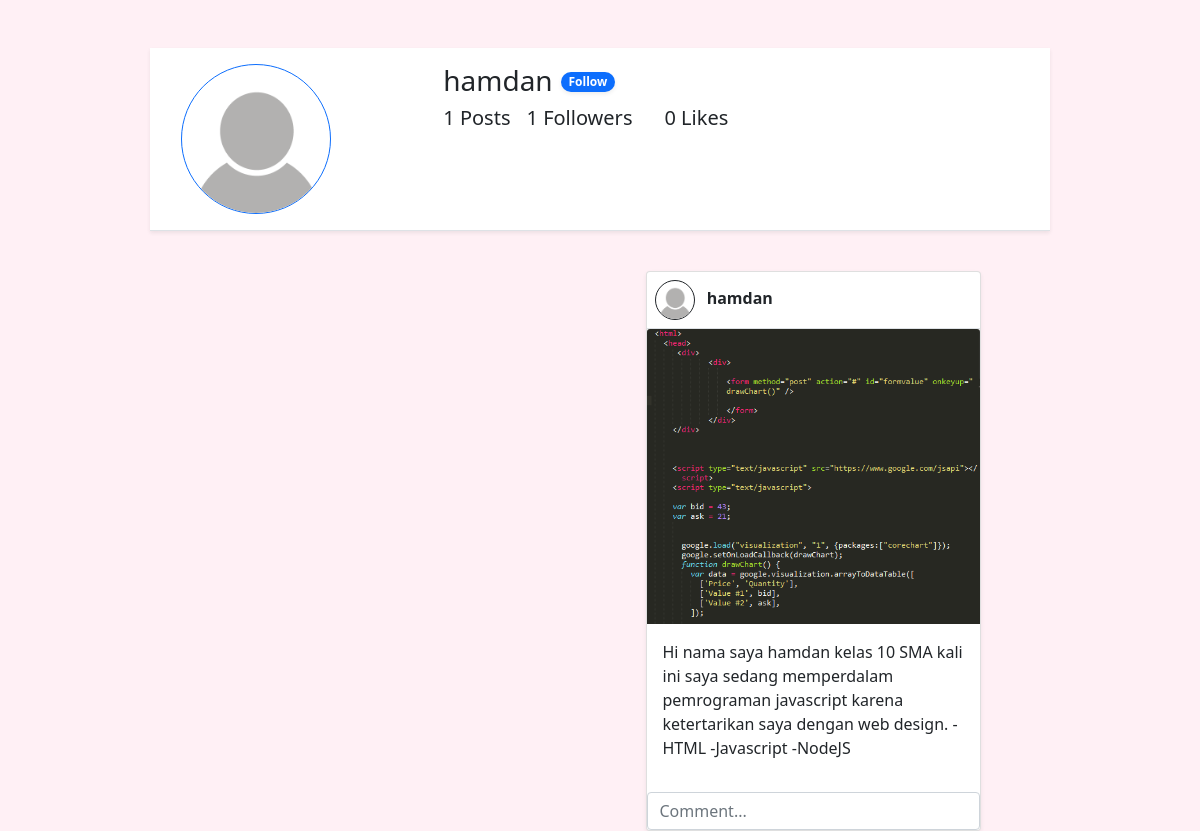
Screenshot of /detailuser.php?id=23 with the database file from the repository.
### tables this page shows
CREATE TABLE `user` (
  `id` int(11) NOT NULL,
  `username` varchar(25) NOT NULL,
  `nama` varchar(50) NOT NULL,
  `usertype` varchar(30) NOT NULL,
  `email` varchar(30) NOT NULL,
  `password` varchar(120) NOT NULL,
  `foto_profil` varchar(120) NOT NULL,
  `description` varchar(300) NOT NULL
);

CREATE TABLE `postingan` (
  `id` int(11) NOT NULL,
  `id_user` int(11) DEFAULT NULL,
  `id_forum` int(11) DEFAULT NULL,
  `postingan_gambar` varchar(120) DEFAULT NULL,
  `postingan_text` varchar(300) DEFAULT NULL,
  `tanggal_posting` date DEFAULT NULL,
  `jml_like` int(11) DEFAULT NULL,
  `kategori` varchar(25) DEFAULT NULL
);

### functions.php (called while the page is built, shortened)
<?php
$conn = mysqli_connect("Localhost", "root", "", "web-comunity");
    function query($query) {
        global $conn;
        $result = mysqli_query($conn,$query);
        $rows = [];
        while($row = mysqli_fetch_assoc($result)) {
            $rows[] = $row;
        }
        return $rows;
    }
    function getData($query,$name){
        global $conn;
        $res = mysqli_query($conn, $query);
        return mysqli_fetch_assoc($res)["$name"];
    }

### detailuser.php (the view, shortened to what this page needs)
<?php
require 'functions.php';
$id = $_GET['id'];
$query = "SELECT * FROM user WHERE id = $id";
$user = mysqli_query($conn,$query);
$user = mysqli_fetch_assoc($user);
$following = false;
$postingan = query("SELECT * FROM postingan WHERE id_user = '$id' ORDER BY id DESC");
$kiriman = 0;
$jmlLike = 0;
foreach($postingan as $val) {
    $kiriman++;
    $jmlLike += $val['jml_like'];
}
$jmlFol = query("SELECT id_user FROM follower WHERE id_user = $id");
$jmlFol = count($jmlFol);
function getValue($id,$name){
    $query = "SELECT $name FROM user WHERE id = $id";
    $res = getData($query,"$name");
    return $res;
}
?>
<!doctype html>
<html lang="en">
  <head>
    <link href="https://cdn.jsdelivr.net/npm/bootstrap@5.0.2/dist/css/bootstrap.min.css" rel="stylesheet">
  </head>
  <body>
    <div id="conDefault" class="container mt-5 col-md-9">
      <div class="row mb-3 d-flex flex-row justify-content-around border-bottom bg-white shadow-sm">
        <div class="col-md-3 m-3 d-md-m-auto">
              <img  width="150px" height="150px" class="rounded-circle border border-primary" src="img/profil/<?= $user['foto_profil']; ?>" alt="">
        </div>
        <div class="col-md-8 m-3">
              <div class="clearfix">
                <h3 class="float-start"><?= $user['username']; ?></h3>
                <?php if(!$following) : ?>
                <a href="detailuser.php?id=<?= $id; ?>&follow=true" class="badge rounded-pill bg-primary border-white text-decoration-none shadow-sm mx-2 mt-2">Follow</a>
                <?php endif ?>
              </div>
              <div class="d-flex">
                <h5><?= $kiriman; ?> Posts</h5>
                <h5 class="mx-3"><?= $jmlFol; ?> Followers</h5>
                <h5 class="mx-3"><?= $jmlLike; ?> Likes</h5>
              </div>
        </div>
      </div>
    </div>
    <div class="container col-md-9 m-auto row">
        <div class="col-md-6">
        </div>
        <div class="col-md-6">
            <?php foreach($postingan as $val) : ?>
                <div class="card shadow-sm col-md-10 mt-4 mx-auto" >
                  <div class="border-bottom">
                    <div class="dflex m-2">
                      <img class="border border-dark rounded-circle" width="40px" height="40px" src="img/profil/<?= getValue($val['id_user'],'foto_profil'); ?>" alt="">
                      <a class="text-decoration-none text-dark fw-bold mx-2" href=""><?= getValue($val['id_user'],'username'); ?></a>
                    </div>
                  </div>
                  <?php if($val['postingan_gambar'] !== '-1') : ?>
                    <img src="img/posting/<?= $val['postingan_gambar']; ?>" class="card-img-top" alt="...">
                  <?php endif ?>
                  <div class="card-body">
                    <p class="card-text"><?= $val['postingan_text']; ?></p>
                  </div>
                  <div class="d-flex">
                  </div>
                  <input class="form-control" type="text" placeholder="Comment..." aria-label="Comment">
                </div>
            <?php endforeach ?>
        </div>
    </div>
  </body>
</html>

### detailuser.php (style rules this page uses)
body { background-color: #FFF0F5; }

### rows the page displays
user: foto_profil (placeholder picture), username "hamdan"
postingan: id_user.foto_profil (placeholder picture), id_user.username "hamdan", postingan_gambar (picture), postingan_text "Hi nama saya hamdan kelas 10 SMA kali ini saya sedang memperdalam pemrograman javascript karena ketertarikan saya dengan web design. -HTML -Javascript -NodeJS"

### other values shown
$kiriman "1"
$jmlFol "1"
$jmlLike "0"
